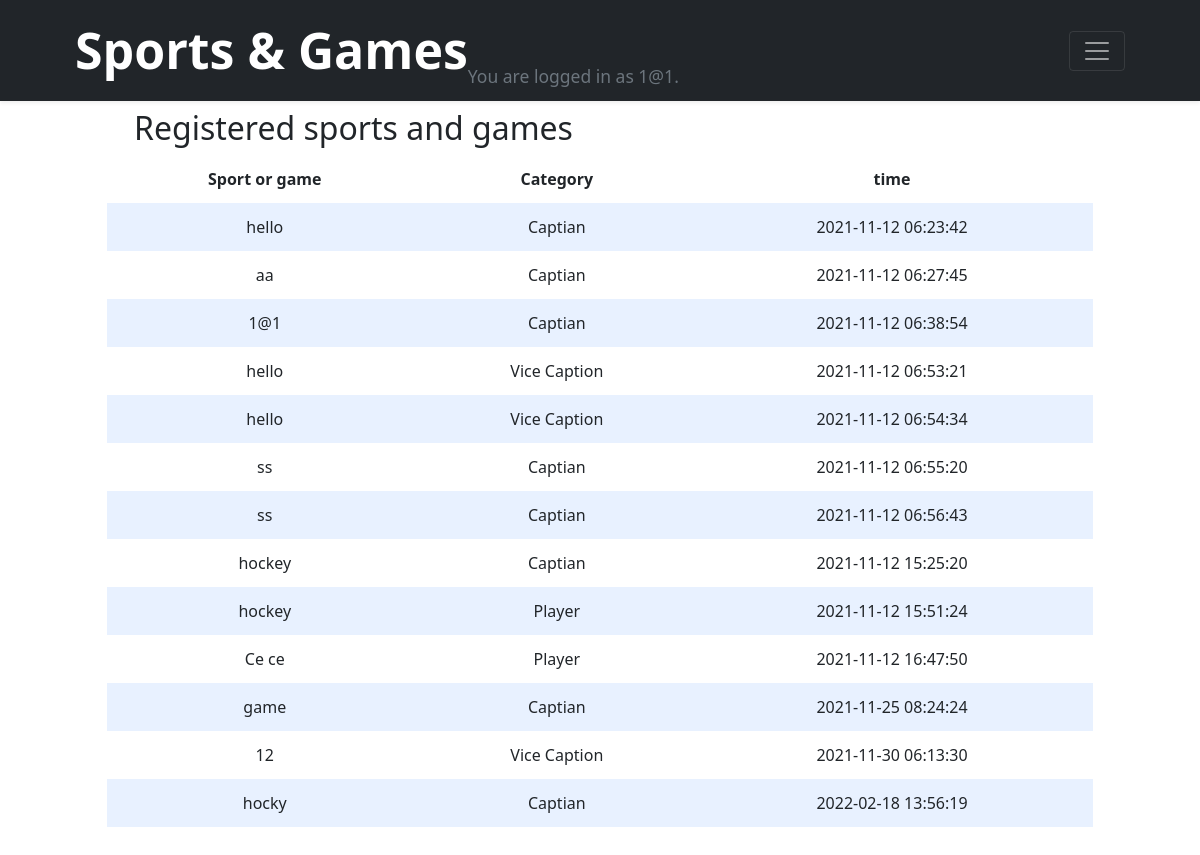
Page /registrents (signed in) on the committed database.
### tables this page shows
CREATE TABLE SAG ( id INTEGER PRIMARY KEY AUTOINCREMENT,user_id text,games TEXT , catagory TEXT ,time TIMESTAMP DEFAULT CURRENT_TIMESTAMP);

### app.py (the view)
@app.route("/registrents")
def registrents():
    games = db.execute("SELECT * FROM SAG WHERE user_id IS ?",session.get("name"))
    return render_template("registrents.html",games=games)

### templates/registrents.html (shortened to what this page needs)
{% extends "layout.html" %}
{% block body %}
<div class="container">
<div class="section">
                <h2> Registered sports and games </h2>
                <table>
                    <thead>
                        <tr>
                            <th>Sport or game</th>
                            <th>Category</th>
                            <th>time</th>
                        </tr>
                    </thead>
                    <tbody>
                         {% for game in games %}
                <tr>
                    <td>{{ game.games }}</td>
                    <td>{{ game.catagory }} </td>
                    <td>{{ game.time }}</td>
                </tr>
            {% endfor %}
                    </tbody>
                </table>
            </div>
{% endblock %}

### templates/layout.html (shortened to what this page needs)
<!doctype html>
<html lang="en">
  <head>
<link href="/static/assets/dist/css/bootstrap.min.css" rel="stylesheet">
  </head>
  <body>
<header>
  <div class="navbar navbar-dark bg-dark shadow-sm">
    <div class="container">
      <a href="/pre" class="navbar-brand d-flex align-items-center">
        <strong class="i-S">Sports & Games</strong>
        <small class="text-muted" id="na">
        You are logged in as {{ session.name }}.
    </small>
      </a>
      <button class="navbar-toggler" type="button" data-bs-toggle="collapse" data-bs-target="#navbarHeader" aria-controls="navbarHeader" aria-expanded="false" aria-label="Toggle navigation">
        <span class="navbar-toggler-icon"></span>
      </button>
    </div>
  </div>
</header>
{% block body %}
{% endblock %}
  </body>
</html>

### templates/layout.html (style rules this page uses)
#na { color:white; margin-bottom:-8.5%; font-size:-90%; }
.i-S { font-size:250%; }

### templates/registrents.html (style rules this page uses)
.section { padding-bottom: 1rem; padding-left: 2rem; padding-right: 2rem; padding-top: 0.5rem; }
table { background-color: transparent; margin-bottom: 1rem; width: 100%; }
table th, table td { padding: 0.75rem; vertical-align: middle; }
tbody tr:nth-of-type(odd) { background-color: rgb(179, 208, 255, 0.3) }
h2 { margin-right:50%; }
.container { margin-left: auto; margin-right: auto; padding-left: 15px; padding-right: 15px; text-align: center; width: 90%; }

### rows in the picture
SAG: games "hello", catagory "Captian", time "2021-11-12 06:23:42"
SAG: games "aa", catagory "Captian", time "2021-11-12 06:27:45"
SAG: games "1@1", catagory "Captian", time "2021-11-12 06:38:54"
SAG: games "hello", catagory "Vice Caption", time "2021-11-12 06:53:21"
SAG: games "hello", catagory "Vice Caption", time "2021-11-12 06:54:34"
SAG: games "ss", catagory "Captian", time "2021-11-12 06:55:20"
SAG: games "ss", catagory "Captian", time "2021-11-12 06:56:43"
SAG: games "hockey", catagory "Captian", time "2021-11-12 15:25:20"
SAG: games "hockey", catagory "Player", time "2021-11-12 15:51:24"
SAG: games "Ce ce", catagory "Player", time "2021-11-12 16:47:50"
SAG: games "game", catagory "Captian", time "2021-11-25 08:24:24"
SAG: games "12", catagory "Vice Caption", time "2021-11-30 06:13:30"
SAG: games "hocky", catagory "Captian", time "2022-02-18 13:56:19"

### other values in the picture
{{ session.name }} "1@1"
